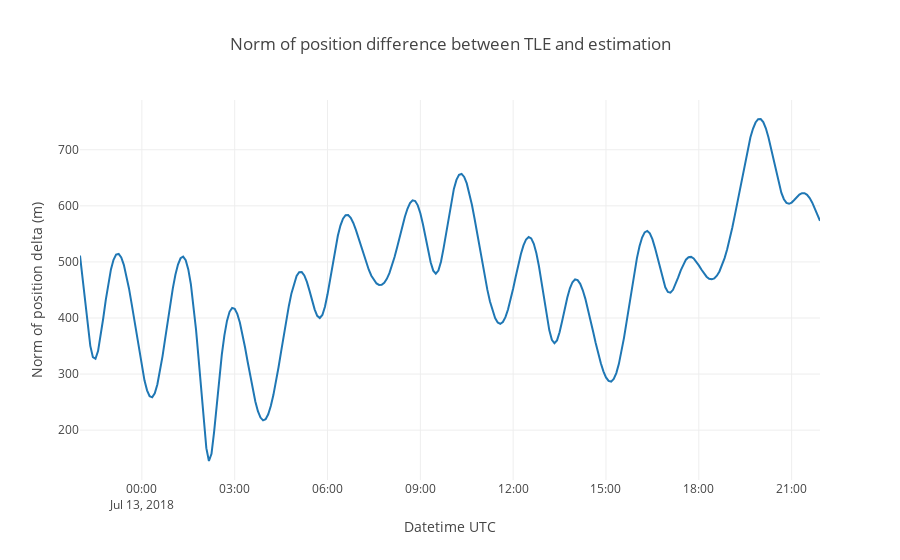

This figure's notebook cell:
### Markdown cell above
Plotting the position difference between the initial TLE and the estimated orbit.

### Code cell
# Computing norm of position difference
import numpy as np
deltaPos_norm = pd.Series(data=np.linalg.norm(
    PV_tle_tod_df[['x','y','z']] - PV_tod_df[['x','y','z']], 
    axis=1),
                         index=PV_tle_tod_df.index)

import plotly.graph_objs as go

trace = go.Scatter(
    x = deltaPos_norm.index,
    y = deltaPos_norm,
    mode='lines'
)

data = [trace]

layout = go.Layout(
    title = 'Norm of position difference between TLE and estimation',
    xaxis = dict(
        title = 'Datetime UTC'
    ),
    yaxis = dict(
        title = 'Norm of position delta (m)'
    )
)

fig = dict(data=data, layout=layout)

py.iplot(fig)

### Figure 1 — Plotly figure (JSON) as saved in the notebook; plotly's stock layout.template omitted (floating-point values rounded to 4 significant figures; data arrays with more than 128 entries replaced by an {"elided": "..."} marker saying what was removed)
{"data": [{"mode": "lines", "type": "scatter", "uid": "97770ad8-6023-4bfc-8532-1ae574a7e5c7", "x": {"elided": "288 str values"}, "y": {"elided": "288 float values"}}], "layout": {"autosize": true, "title": {"text": "Norm of position difference between TLE and estimation"}, "xaxis": {"autorange": true, "range": ["2018-07-12 22:00", "2018-07-13 21:55"], "title": {"text": "Datetime UTC"}, "type": "date"}, "yaxis": {"autorange": true, "range": [111.1, 788.7], "title": {"text": "Norm of position delta (m)"}, "type": "linear"}}}
